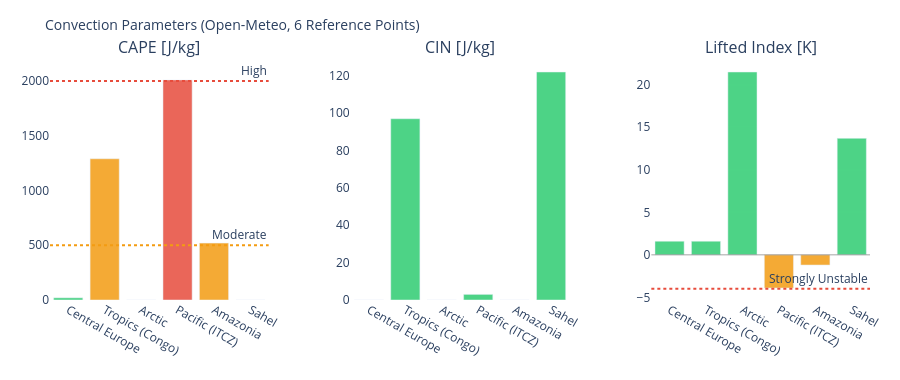

This figure's notebook cell:
### Markdown cell above
---
## 3. Visualizations

### Code cell
# ============================================================
# CAPE / CIN / LIFTED INDEX – Convection potential
# ============================================================

if not df_atm.empty:
    fig = make_subplots(
        rows=1, cols=3,
        subplot_titles=['CAPE [J/kg]', 'CIN [J/kg]', 'Lifted Index [K]'],
        horizontal_spacing=0.1
    )
    pts = df_atm['point'].tolist()
    pt_colors = ['#E85D24','#185FA5','#888780','#378ADD','#639922','#F2A623']

    # CAPE – höher = mehr Gewitterpotential
    cape_vals = df_atm['cape'].fillna(0).tolist()
    cape_colors = ['#e74c3c' if v > 2000 else '#f39c12' if v > 500 else '#2ecc71'
                   for v in cape_vals]
    fig.add_trace(go.Bar(x=pts, y=cape_vals, marker_color=cape_colors,
                         opacity=0.85, showlegend=False), row=1, col=1)
    fig.add_hline(y=2000, line_dash='dot', line_color='#e74c3c',
                  annotation_text='High', row=1, col=1)
    fig.add_hline(y=500,  line_dash='dot', line_color='#f39c12',
                  annotation_text='Moderate', row=1, col=1)

    # CIN – negativer = stärker gedeckelt (weniger Auslöse)
    cin_vals = df_atm['cin'].fillna(0).tolist()
    cin_colors = ['#e74c3c' if v < -200 else '#f39c12' if v < -50 else '#2ecc71'
                  for v in cin_vals]
    fig.add_trace(go.Bar(x=pts, y=cin_vals, marker_color=cin_colors,
                         opacity=0.85, showlegend=False), row=1, col=2)

    # Lifted Index – negativ = instabil
    li_vals = df_atm['li'].fillna(0).tolist()
    li_colors = ['#e74c3c' if v < -4 else '#f39c12' if v < 0 else '#2ecc71'
                 for v in li_vals]
    fig.add_trace(go.Bar(x=pts, y=li_vals, marker_color=li_colors,
                         opacity=0.85, showlegend=False), row=1, col=3)
    fig.add_hline(y=0, line_color='gray', line_width=0.7, row=1, col=3)
    fig.add_hline(y=-4, line_dash='dot', line_color='#e74c3c',
                  annotation_text='Strongly Unstable', row=1, col=3)

    fig.update_layout(
        title=dict(text='Convection Parameters (Open-Meteo, 6 Reference Points)', font=dict(size=14)),
        height=380, plot_bgcolor='rgba(0,0,0,0)', paper_bgcolor='rgba(0,0,0,0)',
        margin=dict(l=50, r=30, t=60, b=80)
    )
    fig.update_xaxes(tickangle=30)
    fig.show()

### Figure 1 — Plotly figure (JSON) as saved in the notebook; plotly's stock layout.template omitted (floating-point values rounded to 4 significant figures)
{"data": [{"marker": {"color": ["#2ecc71", "#f39c12", "#2ecc71", "#e74c3c", "#f39c12", "#2ecc71"]}, "opacity": 0.85, "showlegend": false, "type": "bar", "x": ["Central Europe", "Tropics (Congo)", "Arctic", "Pacific (ITCZ)", "Amazonia", "Sahel"], "xaxis": "x", "y": [20.0, 1290.0, 0.0, 2010.0, 520.0, 0.0], "yaxis": "y"}, {"marker": {"color": ["#2ecc71", "#2ecc71", "#2ecc71", "#2ecc71", "#2ecc71", "#2ecc71"]}, "opacity": 0.85, "showlegend": false, "type": "bar", "x": ["Central Europe", "Tropics (Congo)", "Arctic", "Pacific (ITCZ)", "Amazonia", "Sahel"], "xaxis": "x2", "y": [0.0, 97.0, 0.0, 3.0, 0.0, 122.0], "yaxis": "y2"}, {"marker": {"color": ["#2ecc71", "#2ecc71", "#2ecc71", "#f39c12", "#f39c12", "#2ecc71"]}, "opacity": 0.85, "showlegend": false, "type": "bar", "x": ["Central Europe", "Tropics (Congo)", "Arctic", "Pacific (ITCZ)", "Amazonia", "Sahel"], "xaxis": "x3", "y": [1.6, 1.6, 21.5, -3.9, -1.2, 13.7], "yaxis": "y3"}], "layout": {"annotations": [{"font": {"size": 16}, "showarrow": false, "text": "CAPE [J/kg]", "x": 0.1333, "xanchor": "center", "xref": "paper", "y": 1.0, "yanchor": "bottom", "yref": "paper"}, {"font": {"size": 16}, "showarrow": false, "text": "CIN [J/kg]", "x": 0.5, "xanchor": "center", "xref": "paper", "y": 1.0, "yanchor": "bottom", "yref": "paper"}, {"font": {"size": 16}, "showarrow": false, "text": "Lifted Index [K]", "x": 0.8667, "xanchor": "center", "xref": "paper", "y": 1.0, "yanchor": "bottom", "yref": "paper"}, {"showarrow": false, "text": "High", "x": 1, "xanchor": "right", "xref": "x domain", "y": 2000, "yanchor": "bottom", "yref": "y"}, {"showarrow": false, "text": "Moderate", "x": 1, "xanchor": "right", "xref": "x domain", "y": 500, "yanchor": "bottom", "yref": "y"}, {"showarrow": false, "text": "Strongly Unstable", "x": 1, "xanchor": "right", "xref": "x3 domain", "y": -4, "yanchor": "bottom", "yref": "y3"}], "height": 380, "margin": {"b": 80, "l": 50, "r": 30, "t": 60}, "paper_bgcolor": "rgba(0,0,0,0)", "plot_bgcolor": "rgba(0,0,0,0)", "shapes": [{"line": {"color": "#e74c3c", "dash": "dot"}, "type": "line", "x0": 0, "x1": 1, "xref": "x domain", "y0": 2000, "y1": 2000, "yref": "y"}, {"line": {"color": "#f39c12", "dash": "dot"}, "type": "line", "x0": 0, "x1": 1, "xref": "x domain", "y0": 500, "y1": 500, "yref": "y"}, {"line": {"color": "gray", "width": 0.7}, "type": "line", "x0": 0, "x1": 1, "xref": "x3 domain", "y0": 0, "y1": 0, "yref": "y3"}, {"line": {"color": "#e74c3c", "dash": "dot"}, "type": "line", "x0": 0, "x1": 1, "xref": "x3 domain", "y0": -4, "y1": -4, "yref": "y3"}], "title": {"font": {"size": 14}, "text": "Convection Parameters (Open-Meteo, 6 Reference Points)"}, "xaxis": {"anchor": "y", "domain": [0.0, 0.2667], "tickangle": 30}, "xaxis2": {"anchor": "y2", "domain": [0.3667, 0.6333], "tickangle": 30}, "xaxis3": {"anchor": "y3", "domain": [0.7333, 1.0], "tickangle": 30}, "yaxis": {"anchor": "x", "domain": [0.0, 1.0]}, "yaxis2": {"anchor": "x2", "domain": [0.0, 1.0]}, "yaxis3": {"anchor": "x3", "domain": [0.0, 1.0]}}}
